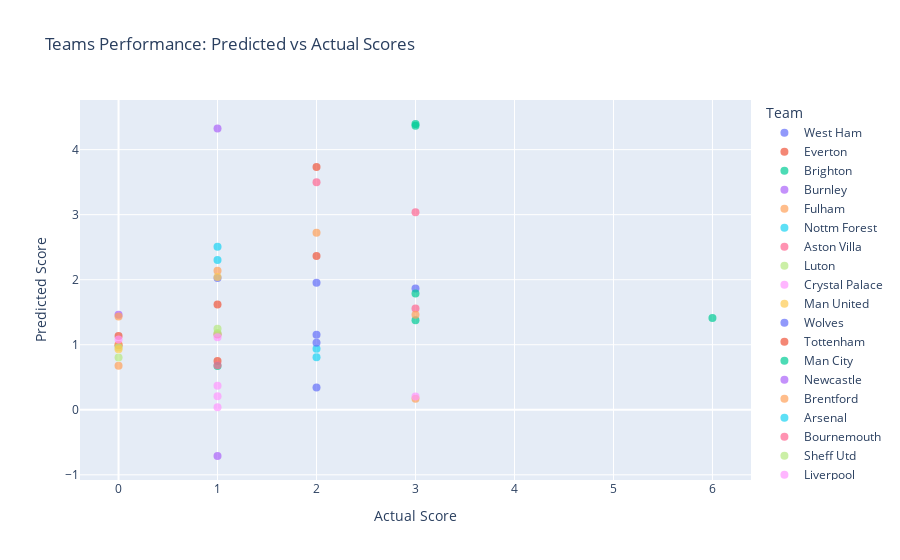

Notebook source saved alongside this figure:
### Markdown cell above
### graph of test data

### Code cell
import plotly.express as px


with torch.no_grad():
    home_outputs, away_outputs = model(X_test_tensor, X_test_tensor[:, -2], X_test_tensor[:, -1])
    home_outputs = home_outputs.squeeze().numpy()
    away_outputs = away_outputs.squeeze().numpy()
    y_home_test_np = y_home_test_tensor.numpy()
    y_away_test_np = y_away_test_tensor.numpy()
    home_teams = label_encoder.inverse_transform(X_test['home_team'])
    away_teams = label_encoder.inverse_transform(X_test['away_team'])


    df_home = pd.DataFrame({
        'Team': home_teams,
        'Opponent': away_teams,
        'Actual Score': y_home_test_np,
        'Predicted Score': home_outputs
    })

    df_away = pd.DataFrame({
        'Team': away_teams,
        'Opponent': home_teams,
        'Actual Score': y_away_test_np,
        'Predicted Score': away_outputs
    })


    df_all = pd.concat([df_home, df_away])


    fig = px.scatter(df_all, x='Actual Score', y='Predicted Score', color='Team',
                     title='Teams Performance: Predicted vs Actual Scores',
                     labels={'Actual Score': 'Actual Score', 'Predicted Score': 'Predicted Score'},
                     hover_data=['Team', 'Opponent'])

    fig.update_traces(marker=dict(size=8, opacity=0.7), selector=dict(mode='markers'))
    fig.show()

### Figure 1 — Plotly figure (JSON) as saved in the notebook; plotly's stock layout.template omitted (floating-point values rounded to 4 significant figures)
{"data": [{"customdata": [["West Ham", "Man City"], ["West Ham", "Sheff Utd"], ["West Ham", "Nottm Forest"]], "hovertemplate": "Team=%{customdata[0]}<br>Actual Score=%{x}<br>Predicted Score=%{y}<br>Opponent=%{customdata[1]}<extra></extra>", "legendgroup": "West Ham", "marker": {"color": "#636efa", "opacity": 0.7, "size": 8, "symbol": "circle"}, "mode": "markers", "name": "West Ham", "orientation": "v", "showlegend": true, "type": "scatter", "x": [1, 2, 3], "xaxis": "x", "y": [2.026, 0.3418, 1.864], "yaxis": "y"}, {"customdata": [["Everton", "Arsenal"], ["Everton", "Fulham"]], "hovertemplate": "Team=%{customdata[0]}<br>Actual Score=%{x}<br>Predicted Score=%{y}<br>Opponent=%{customdata[1]}<extra></extra>", "legendgroup": "Everton", "marker": {"color": "#EF553B", "opacity": 0.7, "size": 8, "symbol": "circle"}, "mode": "markers", "name": "Everton", "orientation": "v", "showlegend": true, "type": "scatter", "x": [0, 0], "xaxis": "x", "y": [1.136, 0.9934], "yaxis": "y"}, {"customdata": [["Brighton", "Bournemouth"], ["Brighton", "Man United"]], "hovertemplate": "Team=%{customdata[0]}<br>Actual Score=%{x}<br>Predicted Score=%{y}<br>Opponent=%{customdata[1]}<extra></extra>", "legendgroup": "Brighton", "marker": {"color": "#00cc96", "opacity": 0.7, "size": 8, "symbol": "circle"}, "mode": "markers", "name": "Brighton", "orientation": "v", "showlegend": true, "type": "scatter", "x": [3, 3], "xaxis": "x", "y": [4.394, 1.378], "yaxis": "y"}, {"customdata": [["Burnley", "Aston Villa"], ["Burnley", "Man City"]], "hovertemplate": "Team=%{customdata[0]}<br>Actual Score=%{x}<br>Predicted Score=%{y}<br>Opponent=%{customdata[1]}<extra></extra>", "legendgroup": "Burnley", "marker": {"color": "#ab63fa", "opacity": 0.7, "size": 8, "symbol": "circle"}, "mode": "markers", "name": "Burnley", "orientation": "v", "showlegend": true, "type": "scatter", "x": [1, 0], "xaxis": "x", "y": [-0.7107, 1.463], "yaxis": "y"}, {"customdata": [["Fulham", "Sheff Utd"], ["Fulham", "Brentford"], ["Fulham", "Everton"], ["Fulham", "Tottenham"]], "hovertemplate": "Team=%{customdata[0]}<br>Actual Score=%{x}<br>Predicted Score=%{y}<br>Opponent=%{customdata[1]}<extra></extra>", "legendgroup": "Fulham", "marker": {"color": "#FFA15A", "opacity": 0.7, "size": 8, "symbol": "circle"}, "mode": "markers", "name": "Fulham", "orientation": "v", "showlegend": true, "type": "scatter", "x": [3, 0, 1, 0], "xaxis": "x", "y": [0.1713, 1.004, 2.136, 0.6758], "yaxis": "y"}, {"customdata": [["Nottm Forest", "Sheff Utd"], ["Nottm Forest", "West Ham"]], "hovertemplate": "Team=%{customdata[0]}<br>Actual Score=%{x}<br>Predicted Score=%{y}<br>Opponent=%{customdata[1]}<extra></extra>", "legendgroup": "Nottm Forest", "marker": {"color": "#19d3f3", "opacity": 0.7, "size": 8, "symbol": "circle"}, "mode": "markers", "name": "Nottm Forest", "orientation": "v", "showlegend": true, "type": "scatter", "x": [2, 2], "xaxis": "x", "y": [0.9401, 0.807], "yaxis": "y"}, {"customdata": [["Aston Villa", "Crystal Palace"], ["Aston Villa", "Burnley"]], "hovertemplate": "Team=%{customdata[0]}<br>Actual Score=%{x}<br>Predicted Score=%{y}<br>Opponent=%{customdata[1]}<extra></extra>", "legendgroup": "Aston Villa", "marker": {"color": "#FF6692", "opacity": 0.7, "size": 8, "symbol": "circle"}, "mode": "markers", "name": "Aston Villa", "orientation": "v", "showlegend": true, "type": "scatter", "x": [3, 3], "xaxis": "x", "y": [3.037, 1.556], "yaxis": "y"}, {"customdata": [["Luton", "Liverpool"], ["Luton", "Tottenham"]], "hovertemplate": "Team=%{customdata[0]}<br>Actual Score=%{x}<br>Predicted Score=%{y}<br>Opponent=%{customdata[1]}<extra></extra>", "legendgroup": "Luton", "marker": {"color": "#B6E880", "opacity": 0.7, "size": 8, "symbol": "circle"}, "mode": "markers", "name": "Luton", "orientation": "v", "showlegend": true, "type": "scatter", "x": [1, 0], "xaxis": "x", "y": [1.162, 0.959], "yaxis": "y"}, {"customdata": [["Crystal Palace", "Arsenal"], ["Crystal Palace", "Wolves"], ["Crystal Palace", "Tottenham"], ["Crystal Palace", "Aston Villa"], ["Crystal Palace", "Man United"]], "hovertemplate": "Team=%{customdata[0]}<br>Actual Score=%{x}<br>Predicted Score=%{y}<br>Opponent=%{customdata[1]}<extra></extra>", "legendgroup": "Crystal Palace", "marker": {"color": "#FF97FF", "opacity": 0.7, "size": 8, "symbol": "circle"}, "mode": "markers", "name": "Crystal Palace", "orientation": "v", "showlegend": true, "type": "scatter", "x": [0, 3, 1, 1, 1], "xaxis": "x", "y": [1.08, 0.204, 0.3713, 0.03843, 0.2072], "yaxis": "y"}, {"customdata": [["Man United", "Crystal Palace"], ["Man United", "Brighton"]], "hovertemplate": "Team=%{customdata[0]}<br>Actual Score=%{x}<br>Predicted Score=%{y}<br>Opponent=%{customdata[1]}<extra></extra>", "legendgroup": "Man United", "marker": {"color": "#FECB52", "opacity": 0.7, "size": 8, "symbol": "circle"}, "mode": "markers", "name": "Man United", "orientation": "v", "showlegend": true, "type": "scatter", "x": [0, 1], "xaxis": "x", "y": [0.9321, 2.043], "yaxis": "y"}, {"customdata": [["Wolves", "Tottenham"], ["Wolves", "Man City"], ["Wolves", "Crystal Palace"]], "hovertemplate": "Team=%{customdata[0]}<br>Actual Score=%{x}<br>Predicted Score=%{y}<br>Opponent=%{customdata[1]}<extra></extra>", "legendgroup": "Wolves", "marker": {"color": "#636efa", "opacity": 0.7, "size": 8, "symbol": "circle"}, "mode": "markers", "name": "Wolves", "orientation": "v", "showlegend": true, "type": "scatter", "x": [2, 2, 2], "xaxis": "x", "y": [1.955, 1.031, 1.154], "yaxis": "y"}, {"customdata": [["Tottenham", "Fulham"], ["Tottenham", "Crystal Palace"], ["Tottenham", "Wolves"], ["Tottenham", "Luton"]], "hovertemplate": "Team=%{customdata[0]}<br>Actual Score=%{x}<br>Predicted Score=%{y}<br>Opponent=%{customdata[1]}<extra></extra>", "legendgroup": "Tottenham", "marker": {"color": "#EF553B", "opacity": 0.7, "size": 8, "symbol": "circle"}, "mode": "markers", "name": "Tottenham", "orientation": "v", "showlegend": true, "type": "scatter", "x": [2, 2, 1, 1], "xaxis": "x", "y": [3.733, 2.363, 0.7507, 1.618], "yaxis": "y"}, {"customdata": [["Man City", "Bournemouth"], ["Man City", "West Ham"], ["Man City", "Burnley"], ["Man City", "Wolves"]], "hovertemplate": "Team=%{customdata[0]}<br>Actual Score=%{x}<br>Predicted Score=%{y}<br>Opponent=%{customdata[1]}<extra></extra>", "legendgroup": "Man City", "marker": {"color": "#00cc96", "opacity": 0.7, "size": 8, "symbol": "circle"}, "mode": "markers", "name": "Man City", "orientation": "v", "showlegend": true, "type": "scatter", "x": [6, 3, 3, 1], "xaxis": "x", "y": [1.413, 1.79, 4.368, 0.6713], "yaxis": "y"}, {"customdata": [["Newcastle", "Brentford"]], "hovertemplate": "Team=%{customdata[0]}<br>Actual Score=%{x}<br>Predicted Score=%{y}<br>Opponent=%{customdata[1]}<extra></extra>", "legendgroup": "Newcastle", "marker": {"color": "#ab63fa", "opacity": 0.7, "size": 8, "symbol": "circle"}, "mode": "markers", "name": "Newcastle", "orientation": "v", "showlegend": true, "type": "scatter", "x": [1], "xaxis": "x", "y": [4.323], "yaxis": "y"}, {"customdata": [["Brentford", "Bournemouth"], ["Brentford", "Fulham"], ["Brentford", "Newcastle"]], "hovertemplate": "Team=%{customdata[0]}<br>Actual Score=%{x}<br>Predicted Score=%{y}<br>Opponent=%{customdata[1]}<extra></extra>", "legendgroup": "Brentford", "marker": {"color": "#FFA15A", "opacity": 0.7, "size": 8, "symbol": "circle"}, "mode": "markers", "name": "Brentford", "orientation": "v", "showlegend": true, "type": "scatter", "x": [2, 3, 0], "xaxis": "x", "y": [2.721, 1.462, 1.434], "yaxis": "y"}, {"customdata": [["Arsenal", "Everton"], ["Arsenal", "Crystal Palace"]], "hovertemplate": "Team=%{customdata[0]}<br>Actual Score=%{x}<br>Predicted Score=%{y}<br>Opponent=%{customdata[1]}<extra></extra>", "legendgroup": "Arsenal", "marker": {"color": "#19d3f3", "opacity": 0.7, "size": 8, "symbol": "circle"}, "mode": "markers", "name": "Arsenal", "orientation": "v", "showlegend": true, "type": "scatter", "x": [1, 1], "xaxis": "x", "y": [2.508, 2.302], "yaxis": "y"}, {"customdata": [["Bournemouth", "Brighton"], ["Bournemouth", "Man City"], ["Bournemouth", "Brentford"]], "hovertemplate": "Team=%{customdata[0]}<br>Actual Score=%{x}<br>Predicted Score=%{y}<br>Opponent=%{customdata[1]}<extra></extra>", "legendgroup": "Bournemouth", "marker": {"color": "#FF6692", "opacity": 0.7, "size": 8, "symbol": "circle"}, "mode": "markers", "name": "Bournemouth", "orientation": "v", "showlegend": true, "type": "scatter", "x": [1, 1, 2], "xaxis": "x", "y": [0.6866, 1.156, 3.497], "yaxis": "y"}, {"customdata": [["Sheff Utd", "West Ham"], ["Sheff Utd", "Fulham"], ["Sheff Utd", "Nottm Forest"]], "hovertemplate": "Team=%{customdata[0]}<br>Actual Score=%{x}<br>Predicted Score=%{y}<br>Opponent=%{customdata[1]}<extra></extra>", "legendgroup": "Sheff Utd", "marker": {"color": "#B6E880", "opacity": 0.7, "size": 8, "symbol": "circle"}, "mode": "markers", "name": "Sheff Utd", "orientation": "v", "showlegend": true, "type": "scatter", "x": [0, 1, 1], "xaxis": "x", "y": [0.8037, 1.181, 1.245], "yaxis": "y"}, {"customdata": [["Liverpool", "Luton"]], "hovertemplate": "Team=%{customdata[0]}<br>Actual Score=%{x}<br>Predicted Score=%{y}<br>Opponent=%{customdata[1]}<extra></extra>", "legendgroup": "Liverpool", "marker": {"color": "#FF97FF", "opacity": 0.7, "size": 8, "symbol": "circle"}, "mode": "markers", "name": "Liverpool", "orientation": "v", "showlegend": true, "type": "scatter", "x": [1], "xaxis": "x", "y": [1.114], "yaxis": "y"}], "layout": {"legend": {"title": {"text": "Team"}, "tracegroupgap": 0}, "title": {"text": "Teams Performance: Predicted vs Actual Scores"}, "xaxis": {"anchor": "y", "domain": [0, 1], "title": {"text": "Actual Score"}}, "yaxis": {"anchor": "x", "domain": [0, 1], "title": {"text": "Predicted Score"}}}}
